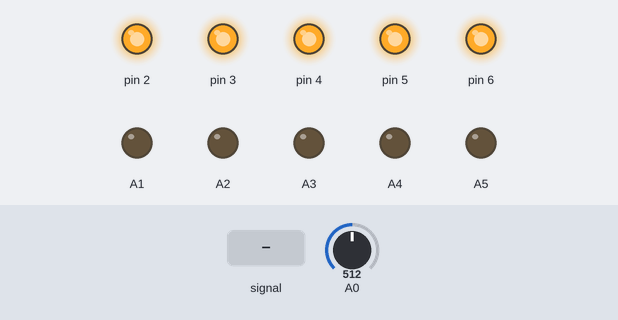
Bench run of a sketch on a simulated Arduino Uno, built with avr-gcc and run on an emulated ATmega328P. On the bench: output pins drawn as LEDs (lit = HIGH). Dashed ring = blinking. The test bench sets the inputs (shaded band); at power-on: A0 = 512.

Above: at 1.2 s.
1.3 s: A0 fed a 2 Hz sine of ±306 counts around its level
At 1.67 s:
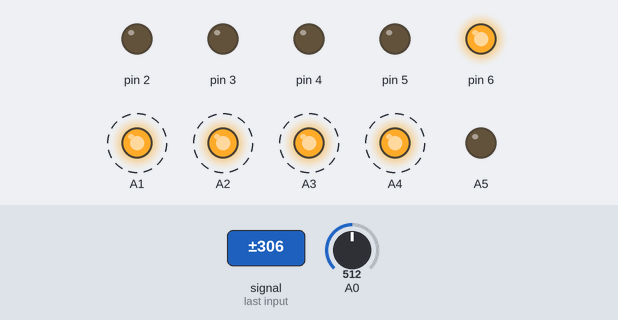
4.3 s: A0 set to 716
At 4.7 s:
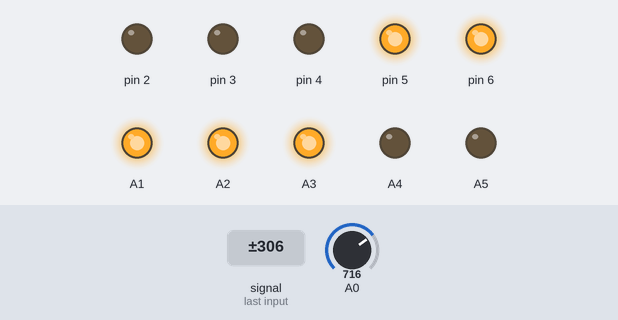
5.8 s: A0 set to 742
7.3 s: A0 set to 769
At 8.2 s:
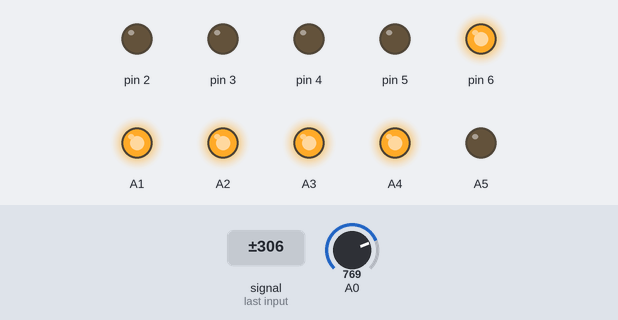
8.8 s: A0 set to 793
10.3 s: A0 set to 818
At 11.3 s:
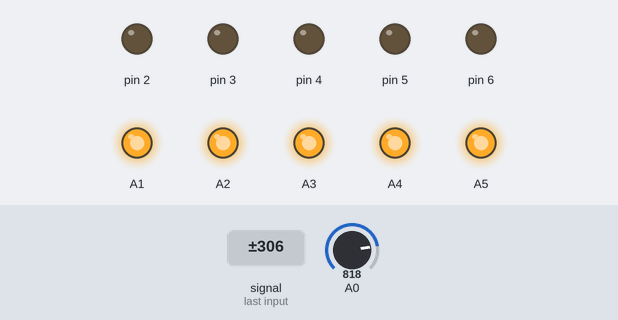
Timing chart, 0 to 12.8 s (numbered marks = the images above; inputs shaded):
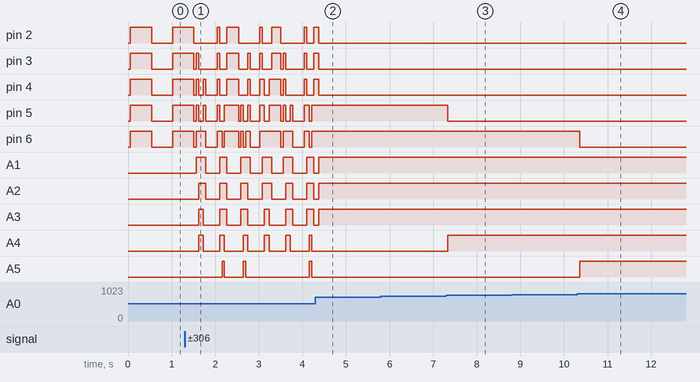

The sketch:

App.ino
```cpp
/** @mainpage
 *
 *  This is the main app for flashing on the power supply module of the CARL Air
 *  Brake computer. The source code documentation is aimed at developers
 *  interested in contributing to or modifying the software.
 */

#include "Configuration.h"
#include "Flash.h"
#include "Battery.h"
#include "Indicator.h"
#include "Level.h"

void setup (void) {
    Flash.begin(FLASH_INTERVAL);
    Battery.begin(BATTERY_INPUT, BATTERY_OVERSAMPLING);
    Indicator.begin(INDICATOR_COUNT, INDICATOR_RED_LED, INDICATOR_GREEN_LED);
    Level.begin(LEVEL_COUNT, LEVEL_THRESHOLD, LEVEL_HYSTERESIS);
}

void loop (void) {
    uint8_t level;
    color_t color[INDICATOR_COUNT];

    level = Level.getLevel(Battery.getReading());

    if (Flash.offState() && level == 0) {
        for (uint8_t i = 0; i < INDICATOR_COUNT; i++) {
            color[i] = COLOR_BLACK;
        }
    } else {
        for (uint8_t i = 0; i < INDICATOR_COUNT; i++) {
            if (i < level) {
                color[i] = COLOR_GREEN;
            } else {
                color[i] = COLOR_RED;
            }
        }
    }

    Indicator.setColors(color);
}
```

Battery.cpp
```cpp
#include "Battery.h"

Battery_t Battery;

void Battery_t :: begin (uint8_t battery, uint16_t oversampling) {
    this->battery = battery;
    this->oversampling = oversampling;

    pinMode(battery, INPUT);
}

uint16_t Battery_t :: getReading (void) {
    uint16_t reading = 0;
    uint32_t readingSum = 0;

    for (uint16_t i = 0; i < oversampling; i++) {
        readingSum += analogRead(battery);
    }
    reading = readingSum / oversampling;

    return reading;
}
```

Battery.h
```cpp
/** @file Battery.h */

#ifndef __BATTERY_H__
#define __BATTERY_H__

#include <Arduino.h>

/** @brief  Battery voltage measurement.
 *
 *  This class provides an API for battery voltage measurement. The voltage is
 *  measured on an analog input connected to the battery through a resistive
 *  voltage divider. Measurements are carried out by sampling the analog input
 *  several times and taking the mean.
 *
 *  The following configuration parameters are necessary for initializing
 *  objects of this class.
 *  - `battery` `(uint8_t)`:        Analog input pin to sample.
 *  - `oversampling` `(uint16_t)`:  Number of samples in a measurement.
 *
 *  An object of this class must be initialized before use by calling
 *  Battery_t::begin(). This configures the above parameters for that object.
 *  Subsequently, Battery_t::getReading() can be called to carry out a
 *  measurement as described above.
 */

class Battery_t {
    private:
        uint8_t battery;
        uint16_t oversampling;
    public:
        /** @brief  Initialize object.
         *
         *  Initializes the object by configuring its parameters.
         *
         *  @note   This function must necessarily be called at least once
         *          before calling any other member functions.
         *
         *  @param  battery         Analog input pin to sample.
         *  @param  oversampling    Number of samples in a measurement.
         */
        void begin (uint8_t battery, uint16_t oversampling);
        /** @brief  Measure voltage.
         *
         *  Measures the battery voltage as configured.
         *
         *  @return Analog reading corresponding to the measured voltage.
         */
        uint16_t getReading (void);
};

extern Battery_t Battery;   //!< Object to expose API.

#endif
```

Flash.cpp
```cpp
#include "Flash.h"

Flash_t Flash;

void Flash_t :: begin (uint32_t interval) {
    this->interval = interval;
}

bool Flash_t :: onState (void) {
    if ((millis() / interval) % 2 == 0) {
        return true;
    } else {
        return false;
    }
}

bool Flash_t :: offState (void) {
    if ((millis() / interval) % 2 == 0) {
        return false;
    } else {
        return true;
    }
}
```

Flash.h
```cpp
/** @file Flash.h */

#ifndef __FLASH_H__
#define __FLASH_H__

#include <Arduino.h>

/** @brief  Timed flashing.
 *
 *  This class provides an API to implement a flashing signal. This signal is
 *  entirely a software construct, and switches between *on* and *off* states at
 *  regular intervals.
 *
 *  The following configuration parameter is necessary for initializing objects
 *  of this class.
 *  - `interval` `(uint32_t)`:  Flashing interval in milliseconds.
 *
 *  An object of this class must be initialized before use by calling
 *  Flash_t::begin(). This configures the above parameter for that object.
 *  Subsequently, Flash_t::onState() and Flash_t::offState() can be called to
 *  check if the flashing signal is currently on or off respectively.
 */

class Flash_t {
    private:
        uint32_t interval;
    public:
        /** @brief  Initialize object.
         *
         *  Initializes the object by configuring its parameters.
         *
         *  @note   This function must necessarily be called at least once
         *          before calling any other member functions.
         *
         *  @param  interval    Flashing interval in milliseconds.
         */
        void begin (uint32_t interval);
        /** @brief  Check for on state.
         *
         *  Checks if the signal is currently on.
         *
         *  @retval true    Signal is on.
         *  @retval false   Signal is off.
         */
        bool onState (void);
        /** @brief  Check for off state.
         *
         *  Checks if the signal is currently off.
         *
         *  @retval true    Signal is off.
         *  @retval false   Signal is on.
         */
        bool offState (void);
};

extern Flash_t Flash;   //!< Object to expose API.

#endif
```

Indicator.cpp
```cpp
#include "Indicator.h"

Indicator_t Indicator;

void Indicator_t :: begin (
    uint8_t count, const uint8_t * redLed, const uint8_t * greenLed
) {
    this->count = count;
    this->redLed = (uint8_t *)malloc(count * sizeof(uint8_t));
    this->greenLed = (uint8_t *)malloc(count * sizeof(uint8_t));

    for (uint8_t i = 0; i < count; i++) {
        (this->redLed)[i] = redLed[i];
        (this->greenLed)[i] = greenLed[i];
    }

    for (uint8_t i = 0; i < count; i++) {
        pinMode(redLed[i], OUTPUT);
        pinMode(greenLed[i], OUTPUT);
    }
}

void Indicator_t :: setColors (const color_t * color) {
    for (uint8_t i = 0; i < count; i++) {
        switch (color[i]) {
            case COLOR_BLACK:
                digitalWrite(redLed[i], LOW);
                digitalWrite(greenLed[i], LOW);
                break;
            case COLOR_RED:
                digitalWrite(redLed[i], HIGH);
                digitalWrite(greenLed[i], LOW);
                break;
            case COLOR_GREEN:
                digitalWrite(redLed[i], LOW);
                digitalWrite(greenLed[i], HIGH);
                break;
            case COLOR_YELLOW:
                digitalWrite(redLed[i], HIGH);
                digitalWrite(greenLed[i], HIGH);
                break;
        }
    }
}
```

Indicator.h
```cpp
/** @file Indicator.h */

#ifndef __INDICATOR_H__
#define __INDICATOR_H__

#include <Arduino.h>

/** @brief  Indication LED color.
 *
 *  This enumeration represents possible colors of the indication LEDs. The
 *  indication LEDs are dual colored. Each is composed of one red and one green
 *  constituent LED.
 */

typedef enum {
    COLOR_BLACK,    //!< Both red and green components off.
    COLOR_RED,      //!< Red component on, green component off.
    COLOR_GREEN,    //!< Red component off, green component on.
    COLOR_YELLOW    //!< Both red and green components on.
} color_t;

/** @brief  Indication LED control.
 *
 *  This class provides an API for indication LED control. The indication LEDs
 *  are an array of dual colored (red and green) LEDs. Each LED is driven by two
 *  active high digital outputs, one for each color.
 *
 *  The following configuration parameters are necessary for initializing
 *  objects of this class.
 *  - `count` `(uint8_t)`:      Number of LEDs in the array.
 *  - `redLed` `(uint8_t *)`:   Digital output pins connected to the red
 *                              terminals of the LEDs.
 *  - `greenLed` `(uint8_t *)`: Digital output pins connected to the green
 *                              terminals of the LEDs.
 *
 *  An object of this class must be initialized before use by calling
 *  Indicator_t::begin(). This configures the above parameters for that object.
 *  Subsequently, Indicator_t::setColors() can be called to drive the LEDs,
 *  lighting them up in the desired colors.
 */

class Indicator_t {
    private:
        uint8_t count;
        uint8_t * redLed;
        uint8_t * greenLed;
    public:
        /** @brief  Initialize object.
         *
         *  Initializes the object by configuring its parameters.
         *
         *  @note   This function must necessarily be called at least once
         *          before calling any other member functions.
         *
         *  @param  count       Number of LEDs in the array.
         *  @param  redLed      Digital output pins connected to the red
         *                      terminals of the LEDs.
         *  @param  greenLed    Digital output pins connected to the green
         *                      terminals of the LEDs.
         */
        void begin (
            uint8_t count, const uint8_t * redLed, const uint8_t * greenLed
        );
        /** @brief  Drive LEDs.
         *
         *  Drives the LEDs and sets the desired colors.
         *
         *  @param  color   Desired colors of the LEDs.
         */
        void setColors (const color_t * color);
};

extern Indicator_t Indicator;   //!< Object to expose API.

#endif
```

Level.cpp
```cpp
#include "Level.h"

Level_t Level;

void Level_t :: begin (
    uint8_t count, const uint16_t * threshold, uint8_t hysteresis
) {
    this->count = count;
    this->threshold = (uint16_t *)malloc((count + 2) * sizeof(uint16_t));
    this->hysteresis = hysteresis;
    this->level = 0;

    (this->threshold)[0] = 0;
    (this->threshold)[count + 1] = 1024;
    for (uint8_t i = 0; i < count; i++) {
        (this->threshold)[i + 1] = threshold[i];
    }
}

uint8_t Level_t :: getLevel (uint16_t reading) {
    for (uint8_t i = 1; i <= count; i++) {
        if (
               threshold[i] - hysteresis < reading
            && threshold[i] + hysteresis > reading
        ) {
            if (level < i) {
                level = i - 1;
            } else {
                level = i;
            }
            return level;
        }
    }

    for (uint8_t i = 0; i <= count; i++) {
        if (threshold[i] <= reading && reading <= threshold[i + 1]) {
            level = i;
            return level;
        }
    }

    return 0;
}
```

Level.h
```cpp
/** @file Level.h */

#ifndef __LEVEL_H__
#define __LEVEL_H__

#include <Arduino.h>

/** @brief  Battery level classification.
 *
 *  This class provides an API for categorizing a battery voltage reading into
 *  one of several levels. For a classification into levels *L0* to *Ln*, a set
 *  of thresholds *V1* to *Vn* are necessary. If the voltage reading is between
 *  *Vi* and *V(i+1)*, then it is classified as level *Li*. If the reading is
 *  below *V1*, it is classified as level *L0*, and if it is above *Vn*, it is
 *  classified as *Ln*. Additionally, a hysteresis margin *H* is also applied to
 *  the thresholds *Vi*. If the reading is between *Vi-H* and *Vi+H*, then it is
 *  either classified as *L(i-1)* or *Li*, whichever is closer to the level into
 *  which the previous reading was classified. This prevents the level from
 *  rapidly fluctuating when the reading is near any of the thresholds.
 *
 *  The following configuration parameters are necessary for initializing
 *  objects of this class.
 *  - `count` `(uint8_t)`:          Number of thresholds.
 *  - `threshold` `(uint16_t *)`:   Threshold values.
 *  - `hysteresis` `(uint8_t)`:     Hysteresis margin.
 *
 *  An object of this class must be initialized before use by calling
 *  Level_t::begin(). This configures the above parameters for that object.
 *  Subsequently, Level_t::getLevel() can be called to categorize readings.
 */

class Level_t {
    private:
        uint8_t count;
        uint16_t * threshold;
        uint8_t hysteresis;
        uint8_t level;
    public:
        /** @brief  Initialize object.
         *
         *  Initializes the object by configuring its parameters.
         *
         *  @note   This function must necessarily be called at least once
         *          before calling any other member functions.
         *
         *  @param  count       Number of thresholds.
         *  @param  threshold   Threshold values.
         *  @param  hysteresis  Hysteresis margin.
         */
        void begin (
            uint8_t count, const uint16_t * threshold, uint8_t hysteresis
        );
        /** @brief  Categorize reading.
         *
         *  Categorizes a battery voltage reading into the appropriate level.
         *
         *  @param  reading Battery voltage reading.
         *
         *  @return Level corresponding to the reading.
         */
        uint8_t getLevel (uint16_t reading);
};

extern Level_t Level;   //!< Object to expose API.

#endif
```

Configuration.h
```cpp
/** @file Configuration.h */

#ifndef __CONFIGURATION_H__
#define __CONFIGURATION_H__

#include <Arduino.h>

/// Flash_t configuration parameter `interval`
const uint32_t FLASH_INTERVAL = 500;

/// Battery_t configuration parameter `battery`
const uint8_t BATTERY_INPUT = A0;

/// Battery_t configuration parameter `oversampling`
const uint16_t BATTERY_OVERSAMPLING = 500;

/// Indicator_t configuration parameter `count`
const uint8_t INDICATOR_COUNT = 5;

/// Indicator_t configuration parameter `redLed`
const uint8_t INDICATOR_RED_LED [] = {2, 3, 4, 5, 6};

/// Indicator_t configuration parameter `greenLed`
const uint8_t INDICATOR_GREEN_LED [] = {A1, A2, A3, A4, A5};

/// Level_t configuration parameter `count`
const uint8_t LEVEL_COUNT = 5;

/// Level_t configuration parameter `threshold`
const uint16_t LEVEL_THRESHOLD [] = {600, 650, 700, 750, 800};

/// Level_t configuration parameter `hysteresis`
const uint8_t LEVEL_HYSTERESIS = 5;

#endif
```

Measured:
- the behaviour switches between 754 and 755 on A0 (found by bisection; images 2 and 3)
- the behaviour switches between 804 and 805 on A0 (found by bisection; images 3 and 4)
- after the input at 1.3 s, A1: alternates HIGH for 0.22 s and LOW for 0.32 s, starting after 0.27 s; A2: alternates HIGH for 0.16 s and LOW for 0.32 s, starting after 0.32 s
- after the input at 4.3 s, pin 5, pin 6: stops changing and stays HIGH; A4, A5: stops changing and stays LOW
- after the input at 5.8 s, every drawn part: stays the same
- after the input at 7.3 s, pin 5: HIGH → LOW at once; A4: LOW → HIGH at once
- after the input at 8.8 s, every drawn part: stays the same
- after the input at 10.3 s, pin 6: HIGH → LOW after 0.06 s; A5: LOW → HIGH after 0.06 s
- by itself, pin 2: moves between LOW and HIGH, repeating every 0.97 s
- by itself, pin 5: moves between LOW and HIGH, repeating every 1.0 s
